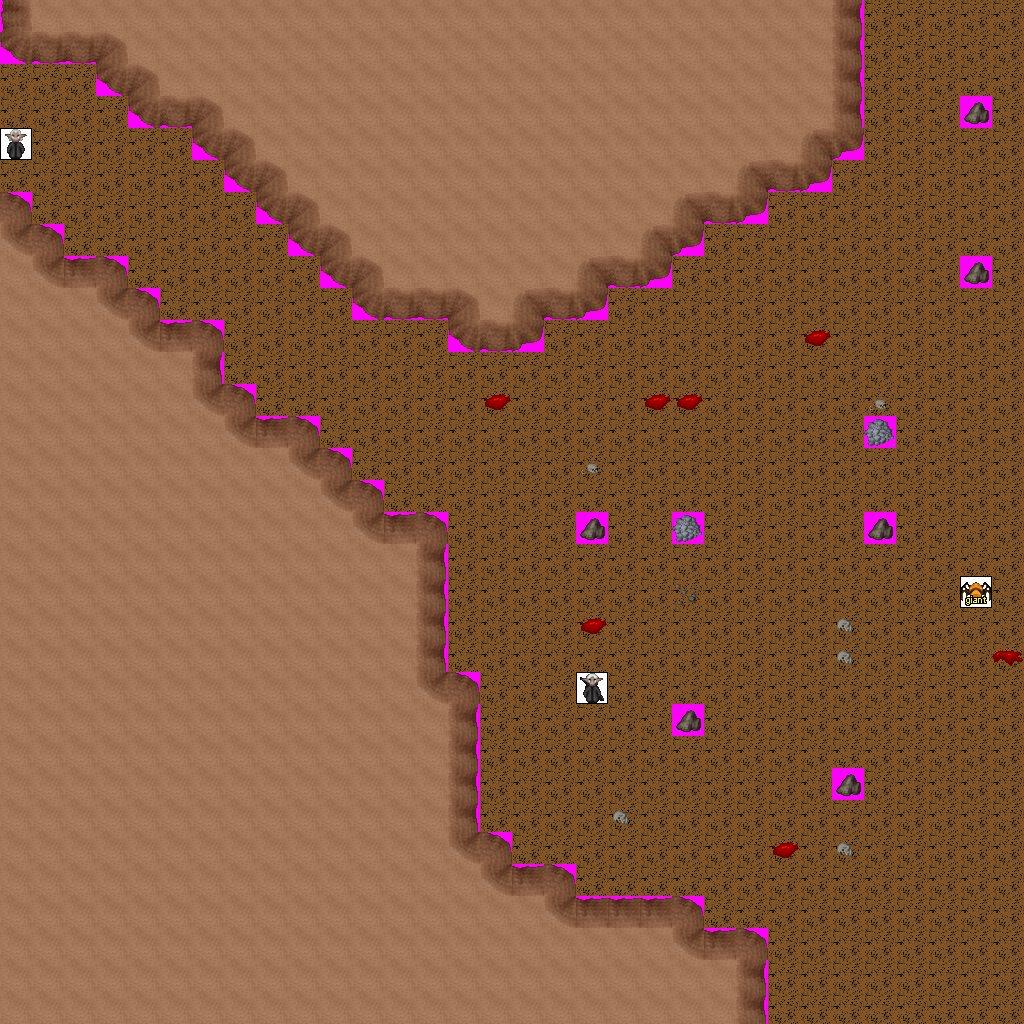

A 2D game scene composited from a Tiled map and its tileset images. What follows is a short description and the map's XML, with each tile layer's data collapsed to a summary:
An orthogonal 32x32 tile map with 32x32 px tiles, 9 tile layers (Ground, Objects, Above, Walkable, ...), 9 tilesets and 8 objects (4x newmap, from_west_0, from_west_1, from_east_0, from_north_0).

<map version="1.0" orientation="orthogonal" width="32" height="32" tilewidth="32" tileheight="32">
 <tileset firstgid="1" name="ground_brown" tilewidth="32" tileheight="32">
  <image source="../drawable/ground_brown.png" width="160" height="32" />
 </tileset>
 <tileset firstgid="6" name="ground_rock_rocks_2" tilewidth="32" tileheight="32">
  <image source="../drawable/ground_rock_rocks_2.png" width="64" height="64" />
 </tileset>
 <tileset firstgid="10" name="item_blood_floor_stains_2" tilewidth="32" tileheight="32">
  <image source="../drawable/item_blood_floor_stains_2.png" width="64" height="64" />
 </tileset>
 <tileset firstgid="14" name="item_corpse_skull_dark" tilewidth="32" tileheight="32">
  <image source="../drawable/item_corpse_skull_dark.png" width="64" height="32" />
 </tileset>
 <tileset firstgid="16" name="logic_creature_dark_elf" tilewidth="32" tileheight="32">
  <image source="../drawable/logic_creature_dark_elf.png" width="256" height="64" />
 </tileset>
 <tileset firstgid="32" name="ground_scratches" tilewidth="32" tileheight="32">
  <image source="../drawable/ground_scratches.png" width="160" height="32" />
 </tileset>
 <tileset firstgid="37" name="logic_creature_spider" tilewidth="32" tileheight="32">
  <image source="../drawable/logic_creature_spider.png" width="96" height="32" />
 </tileset>
 <tileset firstgid="40" name="building_wall_int_sandstone" tilewidth="32" tileheight="32">
  <image source="../drawable/building_wall_int_sandstone.png" width="96" height="160" />
 </tileset>
 <tileset firstgid="55" name="walkable_sentinel" tilewidth="32" tileheight="32">
  <image source="../drawable/walkable_sentinel.png" width="32" height="32" />
 </tileset>
 <layer name="Ground" width="32" height="32">
  <data>[1024 cells, 1024 non-empty, 2 distinct tile ids]</data>
 </layer>
 <layer name="Objects" width="32" height="32">
  <data>[1024 cells, 0 non-empty, 0 distinct tile ids]</data>
 </layer>
 <layer name="Above" width="32" height="32">
  <data>[1024 cells, 0 non-empty, 0 distinct tile ids]</data>
 </layer>
 <layer name="Walkable" width="32" height="32">
  <data>[1024 cells, 540 non-empty, 1 distinct tile ids]</data>
 </layer>
 <layer name="Objects_stendhal" width="32" height="32">
  <data>[1024 cells, 554 non-empty, 18 distinct tile ids]</data>
 </layer>
 <layer name="Above_stendhal" width="32" height="32">
  <data>[1024 cells, 0 non-empty, 0 distinct tile ids]</data>
 </layer>
 <layer name="Objects_stendhal2" width="32" height="32">
  <data>[1024 cells, 3 non-empty, 3 distinct tile ids]</data>
 </layer>
 <layer name="Objects_stendhal3" width="32" height="32">
  <data>[1024 cells, 0 non-empty, 0 distinct tile ids]</data>
 </layer>
 <layer name="Above_stendhal2" width="32" height="32">
  <data>[1024 cells, 0 non-empty, 0 distinct tile ids]</data>
 </layer>
 <objectgroup name="Mapevents" width="32" height="32">
  <object name="exit_east_0" type="newmap" x="992" y="0" width="32" height="864">
   <properties>
    <property name="map" value="level_1_nalwor_drows_tunnel_x2_y0" />
    <property name="place" value="from_east_0" />
   </properties>
  </object>
  <object name="exit_east_1" type="newmap" x="992" y="896" width="32" height="96">
   <properties>
    <property name="map" value="level_1_nalwor_drows_tunnel_x2_y0" />
    <property name="place" value="from_east_1" />
   </properties>
  </object>
  <object name="exit_west_0" type="newmap" x="0" y="64" width="32" height="128">
   <properties>
    <property name="map" value="level_1_nalwor_drows_tunnel_x0_y0" />
    <property name="place" value="from_west_0" />
   </properties>
  </object>
  <object name="exit_south_0" type="newmap" x="768" y="992" width="224" height="32">
   <properties>
    <property name="map" value="level_1_nalwor_drows_tunnel_x1_y1" />
    <property name="place" value="from_south_0" />
   </properties>
  </object>
 </objectgroup>
 <objectgroup name="Spawn" width="32" height="32">
  <object name="from_west_0" x="992" y="416" width="32" height="32" />
  <object name="from_west_1" x="992" y="928" width="32" height="32" />
  <object name="from_east_0" x="0" y="128" width="32" height="32" />
  <object name="from_north_0" x="864" y="992" width="32" height="32" />
 </objectgroup>
 <objectgroup name="Keys" width="32" height="32" />
 <objectgroup name="Replace" width="32" height="32" />
</map>
